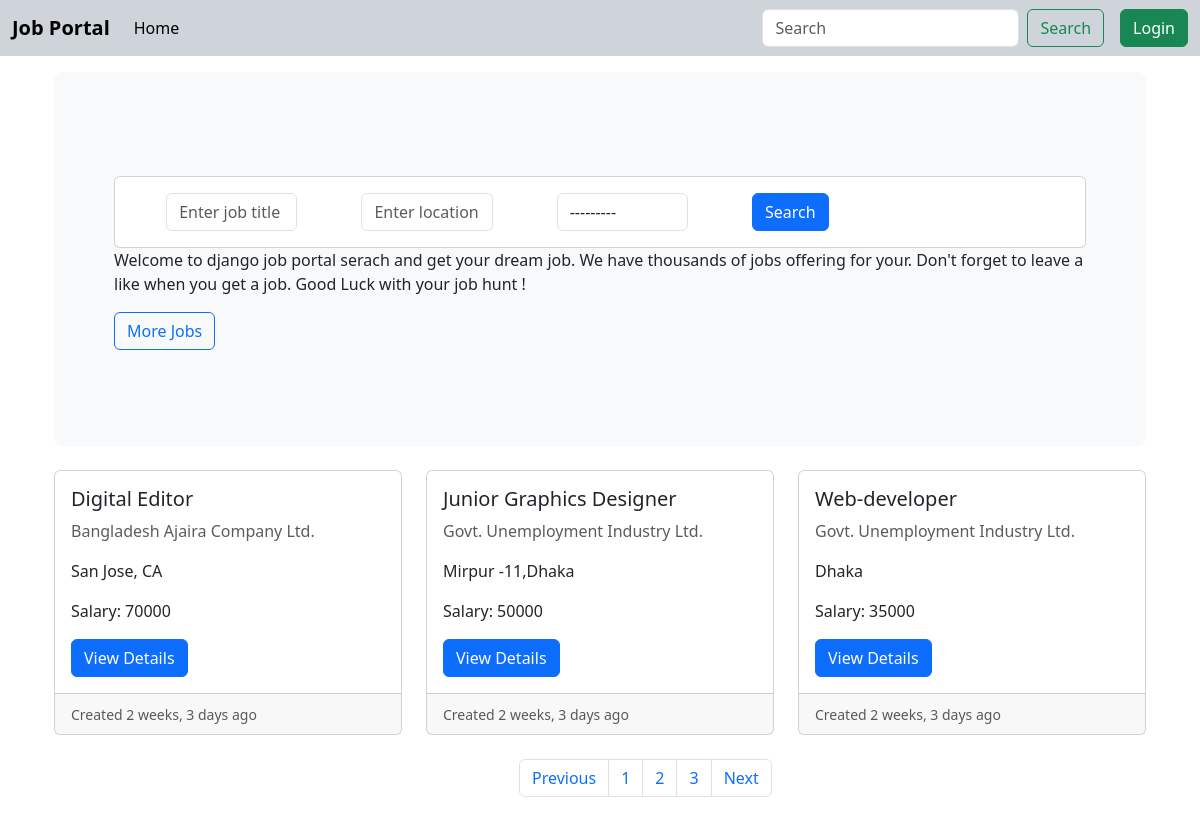
The app's page /, older data.
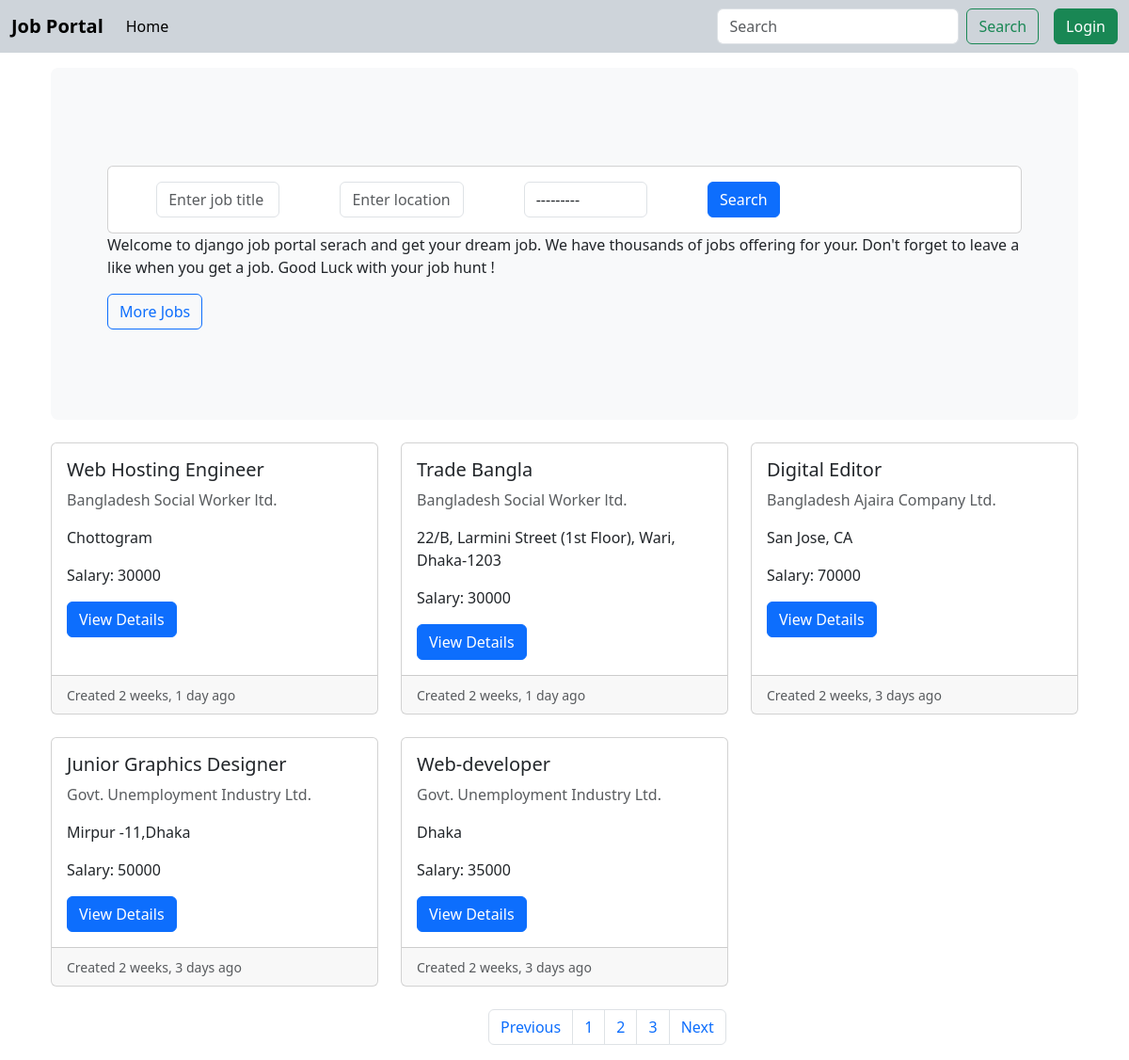
The same page, newer data.
### job/models.py (models this page shows, shortened)
class Job(models.Model):
    JOB_TYPE = (
        ('Remote','Remote'),
        ('Onsite','Onsite'),
        ('Hybrid','Hybrid'),
    )
    user = models.ForeignKey(User,on_delete=models.CASCADE)
    company = models.ForeignKey(Company,on_delete=models.CASCADE)
    title = models.CharField(max_length=200)
    location = models.CharField(max_length=200)
    salary = models.PositiveBigIntegerField(default=2000)
    requirements = RichTextField()
    ideal_candidate = RichTextField()
    is_available = models.BooleanField(default = True)
    published = models.DateTimeField(auto_now=False, auto_now_add=True,null=True)
    deadline= models.DateField(auto_now=False, auto_now_add=False,null=True)
    industry = models.ForeignKey(Industry, on_delete=models.DO_NOTHING,null=True,blank=True)
    state =models.ForeignKey(State,on_delete=models.DO_NOTHING,null=True,blank=True)
    job_type= models.CharField(max_length=100,choices=JOB_TYPE,null=True,blank=True,default='Onsite')

### company/models.py (models this page shows)
class Company(models.Model):
    user = models.OneToOneField(User, on_delete=models.CASCADE)
    name = models.CharField(max_length=100,null=True,blank=True)
    est_date = models.DateField(null=True,blank=True)
    city = models.CharField(max_length=100,null=True,blank=True)
    state = models.CharField(max_length=100,null=True,blank=True)
    def __str__(self):
        return self.name

### website/views.py (the view)
# urls.py: path('',views.home,name='home'),
def home(request):
    filter = JobFilter(request.GET, queryset = Job.objects.filter(is_available = True).order_by('-published'))
    context={'filter':filter}
    return render(request,'website/home.html',context)

### templates/website/home.html (shortened to what this page needs)
{% extends "base.html" %}
{% load static %}
{% load humanize %}
{% load widget_tweaks %}
{% block content %}
<section class="container">
    <div class="p-5 mb-4 bg-light rounded-3">
        <div class="container-fluid py-5">
            <div class="card">
                <div class="card-body mx-auto">
                    <form action="" class="row gy-2 gx-3 align-item-center gap-5 ">
                        <div class="col-sm-2">
                            {% render_field filter.form.title class="form-control" placeholder='Enter job title' %}
                        </div>
                        <div class="col-sm-2">
                            {% render_field filter.form.location class="form-control" placeholder='Enter location title' %}
                        </div>
                        <div class="col-sm-2">
                            {% render_field filter.form.job_type  class="form-control" %}
                        </div>
                        <div class="col-auto"><button class="btn  btn-primary" type="submit">Search</button></div>
                    </form>
                </div>
            </div>
            <p>Welcome to django job portal serach and get your dream job. We have thousands of jobs offering for your.
                Don't forget to leave a like when you get a job. Good Luck with your job hunt !</p>
            <button class="btn btn-outline-primary">More Jobs</button>
        </div>
    </div>
    <div>
        <div class="row row-cols-1 row-cols-md-3 g-4">
        {% for job in filter.qs %}
            <div class="col">
                <div class="card h-100">
                    <div class="card-body">
                        <h5 class="card-title">{{job.title}}</h5>
                        <p class="card-text text-muted">{{job.company}}</p>
                        <p class="card-text">{{job.location}}</p>
                        <p class="card-text">Salary: {{job.salary}}</p>
                        <a class='btn btn-primary' href="{% url "job_details" job.id %}">View Details</a>
                    </div>
                    <div class="card-footer"><small class="text-muted">Created {{job.published|naturaltime|naturalday}}</small></div>
                </div>
            </div>
        {% endfor %}
        </div>
    </div>
    <div class="row align-items-center">
        <div class="col-md-10 mx-auto col-lg-2 mt-4">
            <nav>
                <ul class="pagination">
                    <li class="page-item"><a href="" class="page-link">Previous</a></li>
                    <li class="page-item"><a href="" class="page-link">1</a></li>
                    <li class="page-item"><a href="" class="page-link">2</a></li>
                    <li class="page-item"><a href="" class="page-link">3</a></li>
                    <li class="page-item"><a href="" class="page-link">Next</a></li>
                </ul>
            </nav>
        </div>
    </div>
</section>
{% endblock content %}

### templates/base.html (shortened to what this page needs)
<!doctype html>
<html lang="en">
  <head>
    <link href="https://cdn.jsdelivr.net/npm/bootstrap@5.3.2/dist/css/bootstrap.min.css" rel="stylesheet">
  </head>
  <body>
    <header>
        {% include "navbar.html" %}
    </header>
    <main class='container'>
        {% block content %}{% endblock content %}
    </main>
  </body>
</html>

### templates/navbar.html (shortened to what this page needs)
<nav class="navbar navbar-expand-lg bg-dark-subtle mb-3">
  <div class="container-fluid">
    <a class="navbar-brand fs-5 fw-bold " href="{% url "home" %}">Job Portal</a>
    <div class="collapse navbar-collapse" id="navbarScroll">
      <ul class="navbar-nav me-auto my-2 my-lg-0 navbar-nav-scroll" style="--bs-scroll-height: 100px;">
        <li class="nav-item">
          <a class="nav-link active" aria-current="page" href="{% url "home" %}">Home</a>
        </li>
      </ul>
      <div class='d-flex justify-content-between gap-3 '>
        <form class="d-flex" role="search" action='{% url "search" %}'>
          <input class="form-control me-2" name='search' type="search" placeholder="Search" aria-label="Search">
          <button class="btn btn-outline-success" type="submit">Search</button>
        </form>
        <div class="nav-item">
          {% if request.user.is_authenticated %}
          <a class="btn btn-outline-danger" href="{% url "logout" %}">Logout</a>
          {% else %}
          <a class="btn btn-success" href="{% url "login" %}">Login</a>
          {% endif %}
        </div>
      </div>
    </div>
  </div>
</nav>

Row changes from the older to the newer data that the page shows:
added Job: title "Web Hosting Engineer", company "Bangladesh Social Worker ltd.", location "Chottogram", salary "30000", published "2 weeks, 1 day ago"
added Job: title "Trade Bangla", company "Bangladesh Social Worker ltd.", location "22/B, Larmini Street (1st Floor), Wari, Dhaka-1203", salary "30000", published "2 weeks, 1 day ago"
